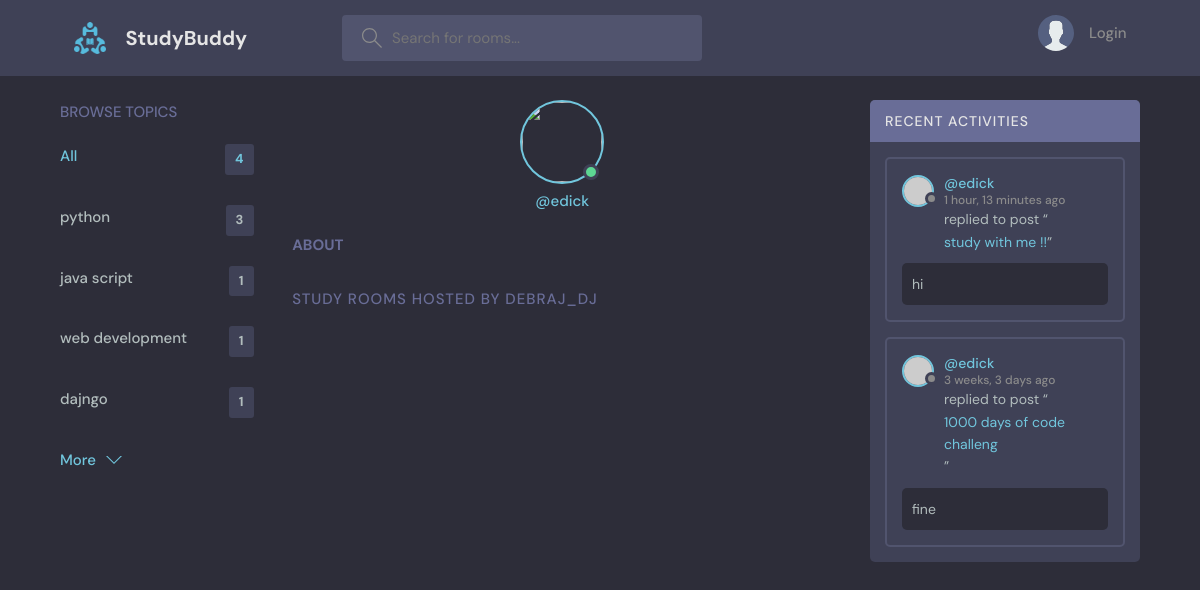
Screenshot of /profile/5/ with the database file from the repository.
### base/models.py (models this page shows, shortened)
class Topic(models.Model):
    name = models.CharField(max_length=200)

class Message(models.Model):
    user = models.ForeignKey(User, on_delete=models.CASCADE)
    room = models.ForeignKey(Room, on_delete=models.CASCADE)
    body = models.TextField()
    updated = models.DateTimeField(auto_now=True)
    created = models.DateTimeField(auto_now_add=True)
    class Meta:
        ordering = ['-updated', '-created']

class Room(models.Model):
    host = models.ForeignKey(User, on_delete=models.SET_NULL, null=True)
    topic = models.ForeignKey(Topic, on_delete=models.SET_NULL, null=True)
    name = models.CharField(max_length=200)
    description = models.TextField(null=True, blank=True)
    participants = models.ManyToManyField(User, related_name='participants', blank=True)
    updated = models.DateTimeField(auto_now=True)
    created = models.DateTimeField(auto_now_add=True)
    class Meta:
        ordering = ['-updated', '-created']

### base/views.py (the view)
# urls.py: path('profile/<str:pk>/', views.userprofile, name='user-profile'),
def userprofile(request,pk):
    user = User.objects.get(id=pk)
    rooms = user.room_set.all()
    room_message = user.message_set.all()
    topics = Topic.objects.all()
    context = {'user':user, 'rooms':rooms,'room_message':room_message,'topics':topics}
    return render(request,'base/profile.html',context)

### base/templates/base/profile.html (shortened to what this page needs)
{% extends 'main.html' %}
{% block content %}
<main class="profile-page layout layout--3">
  <div class="container">
    {% include 'base/topics_component.html' %}
    <div class="roomList">
      <div class="profile">
        <div class="profile__avatar">
          <div class="avatar avatar--large active">
            <img src="{{user.avatar.url}}"/>
          </div>
        </div>
        <div class="profile__info">
          <p>@{{user.username}}</p>
        </div>
        <div class="profile__about">
          <h3>About</h3>
        </div>
      </div>
      <div class="roomList__header">
        <div>
          <h2>Study Rooms Hosted by Debraj_dj</a>
          </h2>
        </div>
      </div>
    </div>
    {% include 'base/activity_component.html' %}
  </div>
</main>
{% endblock content %}

### base/templates/base/topics_component.html
<div class="topics">
    <div class="topics__header">
      <h2>Browse Topics</h2>
    </div>
    <ul class="topics__list">
      <li>
        <a href="{%url 'home'%}" class="active">All<span>{{topics.count}}</span></a>
      </li>
      {%for topic in topics%}
      <li>
        <a href="{% url 'home' %}?q={{ topic.name }}">{{topic.name}}<span>{{topic.room_set.all.count}} </span></a>
      </li>
      {%endfor %}
    </ul>
    <a class="btn btn--link" href="topics.html">
      More
      <svg version="1.1" xmlns="http://www.w3.org/2000/svg" width="32" height="32" viewBox="0 0 32 32">
        <title>chevron-down</title>
        <path d="M16 21l-13-13h-3l16 16 16-16h-3l-13 13z"></path>
      </svg>
    </a>
  </div>

### base/templates/base/activity_component.html (shortened to what this page needs)
<div class="activities">
      <div class="activities__header">
        <h2>Recent Activities</h2>
      </div>
      {% for message in room_message %}
      <div class="activities__box">
        <div class="activities__boxHeader roomListRoom__header">
            <a href="{% url 'user-profile' message.user.id %}" class="roomListRoom__author">
            <div class="avatar avatar--small">
              <img src="https://randomuser.me/api/portraits/women/11.jpg" />
            </div>
            <p>
                  @{{message.user.username}}
              <span>{{message.created|timesince}} ago </span>
            </p>
          </a>
        </div>
        <div class="activities__boxContent">
          <p>replied to post “<a href="{%url 'room' message.room.id%}">{{message.room.name}}</a>”</p>
          <div class="activities__boxRoomContent">
           {{message.body }}
          </div>
        </div>
      </div>
       {%endfor%}
    </div>

### rows the page displays
Topic: name "python", room_set.all.count "3"
Topic: name "java script", room_set.all.count "1"
Topic: name "web development", room_set.all.count "1"
Topic: name "dajngo", room_set.all.count "1"
Message: user.username "edick", created "1 hour, 13 minutes", room.name "study with me !!", body "hi"
Message: user.username "edick", created "3 weeks, 3 days", room.name "1000 days of code challeng", body "fine"

### other values shown
{{ topics.count }} "4"
{{ user.username }} "edick"
